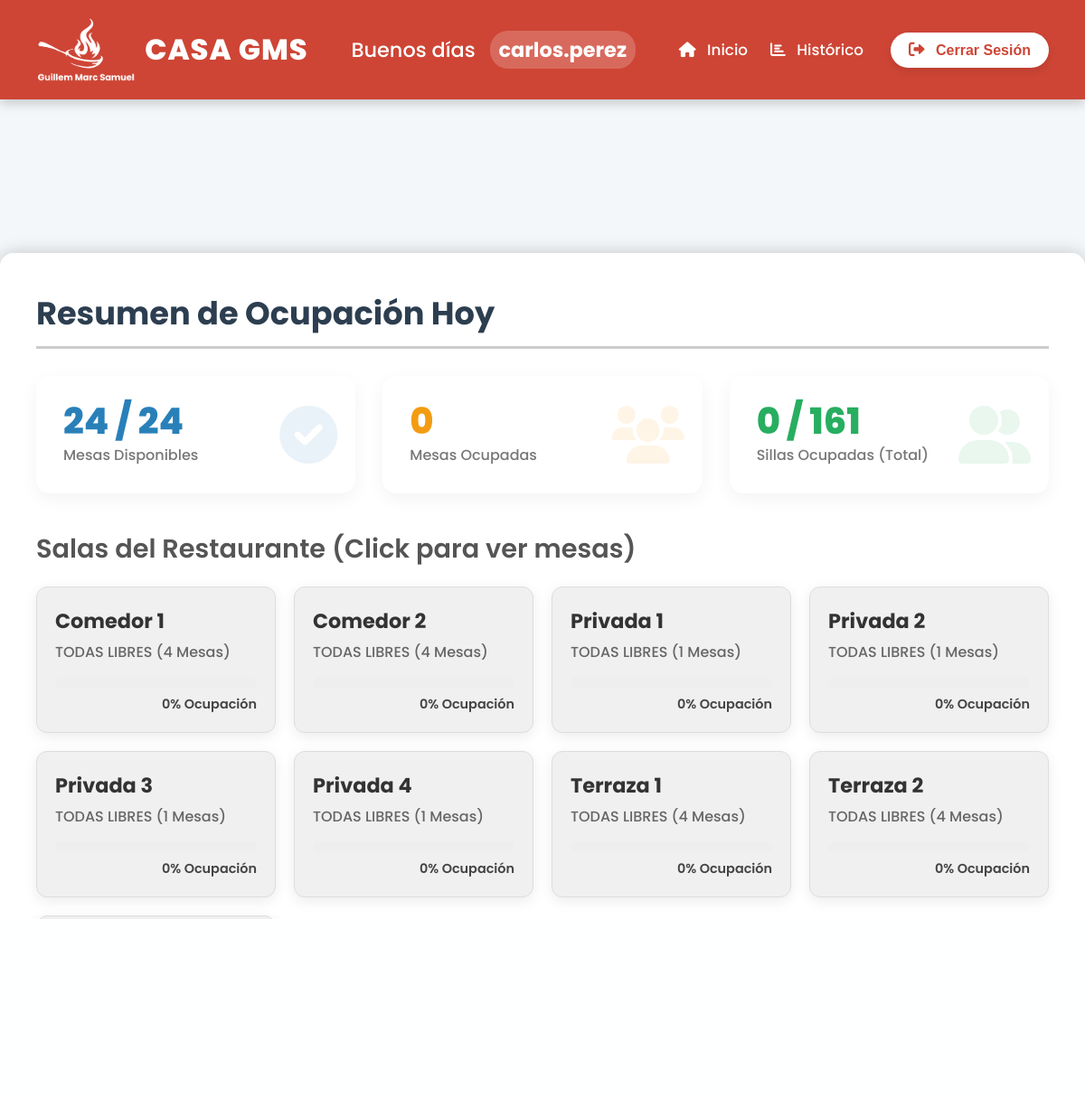
The app's page /PHP/PUBLIC/index.php (signed in) with its own data.
### tables this page shows
CREATE TABLE IF NOT EXISTS salas (
    id INT AUTO_INCREMENT PRIMARY KEY,
    nombre VARCHAR(100) NOT NULL,
    num_mesas INT DEFAULT 0
);

### PHP/PUBLIC/index.php (the view, shortened to what this page needs)
<?php
require_once __DIR__ . '/../CONEXION/conexion.php';
if (isset($_SESSION['loginok']) && $_SESSION['loginok'] === true && isset($_SESSION['username'])) {
    $username = htmlspecialchars($_SESSION['username']);
} else {
    header("Location: login.php");
    exit();
}
try {
    $sql = "
        SELECT
            s.id AS id_sala,
            s.nombre AS sala_nombre,
            COUNT(m.id) AS total_mesas,
            SUM(CASE WHEN m.estado = 2 THEN 1 ELSE 0 END) AS mesas_ocupadas
        FROM salas s
        LEFT JOIN mesas m ON s.id = m.id_sala
        GROUP BY s.id
        ORDER BY s.nombre ASC
    ";
    $stmt = $conn->query($sql);
    $salas = $stmt->fetchAll(PDO::FETCH_ASSOC);
    $ocupacion_salas = [];
    $total_mesas = 0;
    $mesas_ocupadas = 0;
    $total_sillas = 0;
    $sillas_ocupadas = 0;
    foreach ($salas as $s) {
        $total_mesas += $s['total_mesas'];
        $mesas_ocupadas += $s['mesas_ocupadas'];
        $ocupacion_pct = $s['total_mesas'] > 0 ? round(($s['mesas_ocupadas'] / $s['total_mesas']) * 100) : 0;
        $querySillas = $conn->prepare("
            SELECT
                SUM(sillas) AS total_sillas,
                SUM(CASE WHEN estado = 2 THEN sillas ELSE 0 END) AS sillas_ocupadas
            FROM mesas WHERE id_sala = :id
        ");
        $querySillas->execute([':id' => $s['id_sala']]);
        $sillas = $querySillas->fetch(PDO::FETCH_ASSOC);
        $total_sillas += intval($sillas['total_sillas']);
        $sillas_ocupadas += intval($sillas['sillas_ocupadas']);
        $ocupacion_salas[] = [
            'sala' => $s['sala_nombre'],
            'file' => strtolower(str_replace(' ', '', $s['sala_nombre'])) . '.php',
            'ocupacion_pct' => $ocupacion_pct,
            'mesas_ocupadas' => $s['mesas_ocupadas'],
            'total_mesas' => $s['total_mesas']
        ];
    }
    $stats = [
        'total_mesas' => $total_mesas,
        'mesas_ocupadas' => $mesas_ocupadas,
        'mesas_libres' => $total_mesas - $mesas_ocupadas,
        'total_sillas' => $total_sillas,
        'sillas_ocupadas' => $sillas_ocupadas,
        'sillas_libres' => $total_sillas - $sillas_ocupadas,
    ];
    usort($ocupacion_salas, fn($a, $b) => $b['ocupacion_pct'] <=> $a['ocupacion_pct']);
} catch (PDOException $e) {
    die("Error al obtener los datos: " . $e->getMessage());
}
$hora = date('H');
if ($hora >= 6 && $hora < 12) {
    $saludo = "Buenos días";
} elseif ($hora >= 12 && $hora < 20) {
    $saludo = "Buenas tardes";
} else {
    $saludo = "Buenas noches";
}
?>
<!DOCTYPE html>
<html lang="es">
<head>
    <link rel="stylesheet" href="https://cdnjs.cloudflare.com/ajax/libs/font-awesome/6.0.0/css/all.min.css">
    <link rel="stylesheet" href="../../css/panel_principal.css">
</head>
<body>
    <nav class="main-header">
        <div class="header-logo">
            <img src="../../img/basic_logo_blanco.png" alt="Logo GMS">
            <div class="logo-text">
                <span class="gms-title">CASA GMS</span>
            </div>
        </div>
        <div class="header-greeting">
            <?= $saludo ?> <span class="username-tag"><?= $username ?></span>
        </div>
        <div class="header-menu">
            <a href="./index.php" class="nav-link">
                <i class="fa-solid fa-house"></i> Inicio
            </a>
            <a href="./historico.php" class="nav-link">
                <i class="fa-solid fa-chart-bar"></i> Histórico
            </a>
        </div>
        <form method="post" action="../PROCEDIMIENTOS/logout.php">
            <button type="submit" class="logout-btn">
                <i class="fa-solid fa-right-from-bracket"></i> Cerrar Sesión
            </button>
        </form>
    </nav>
    <div class="container">
        <h1 class="dashboard-title">Resumen de Ocupación Hoy</h1>
        <div class="stats-grid">
            <div class="stat-card primary">
                <div class="stat-value"><?= $stats['mesas_libres'] ?> / <?= $stats['total_mesas'] ?></div>
                <div class="stat-label">Mesas Disponibles</div>
                <i class="stat-icon fa-solid fa-check-circle"></i>
            </div>
            <div class="stat-card warning">
                <div class="stat-value"><?= $stats['mesas_ocupadas'] ?></div>
                <div class="stat-label">Mesas Ocupadas</div>
                <i class="stat-icon fa-solid fa-users"></i>
            </div>
            <div class="stat-card success">
                <div class="stat-value"><?= $stats['sillas_ocupadas'] ?> / <?= $stats['total_sillas'] ?></div>
                <div class="stat-label">Sillas Ocupadas (Total)</div>
                <i class="stat-icon fa-solid fa-user-group"></i>
            </div>
        </div>
        <h2 class="section-title">Salas del Restaurante (Click para ver mesas)</h2>
        <div class="salas-grid">
            <?php foreach ($ocupacion_salas as $sala): ?>
                <?php
                    $color_class = 'bg-neutral-100';
                ?>
                <a href="./SALAS/<?= htmlspecialchars($sala['file']) ?>" class="sala-card-link">
                    <div class="sala-card <?= $color_class ?>">
                        <h3 class="sala-name"><?= htmlspecialchars($sala['sala']) ?></h3>
                        <div class="sala-occupancy">
                            <?php if ($sala['mesas_ocupadas'] == 0): ?>
                                TODAS LIBRES (<?= $sala['total_mesas'] ?> Mesas)
                            <?php else: ?>
                                <?= $sala['mesas_ocupadas'] ?> / <?= $sala['total_mesas'] ?> Mesas Ocupadas
                            <?php endif; ?>
                        </div>
                        <div class="progress-bar-container">
                        </div>
                        <div class="percentage"><?= $sala['ocupacion_pct'] ?>% Ocupación</div>
                    </div>
                </a>
            <?php endforeach; ?>
        </div>
    </div>
</body>
</html>

### css/panel_principal.css (style rules this page uses)
* { margin: 0; padding: 0; box-sizing: border-box; }
html, body { height: 100%; font-family: 'Poppins', sans-serif; color: #333; background-color: #f4f7f9; background-image: url('../img/fondo_panel_principal.png'); background-size: cover; background-attachment: fixed; background-position: center 50%; }
.main-header { background-color: #ce4535; color: white; display: flex; justify-content: space-between; align-items: center; padding: 20px 40px; box-shadow: 0 4px 12px rgba(0, 0, 0, 0.2); position: relative; z-index: 10; }
.header-logo { display: flex; align-items: center; gap: 10px; }
.header-logo img { height: 70px; }
.logo-text { display: flex; flex-direction: column; line-height: 1.1; }
.gms-title { font-size: 2.0rem; font-weight: 800; letter-spacing: 1px; }
.header-greeting { font-size: 1.4rem; font-weight: 500; flex-grow: 1; text-align: center; }
.username-tag { font-weight: 700; background-color: rgba(255, 255, 255, 0.2); padding: 5px 10px; border-radius: 20px; margin-left: 10px; }
.header-menu { display: flex; gap: 25px; margin-right: 30px; }
.nav-link { color: white; text-decoration: none; font-weight: 500; padding: 10px 0; transition: color 0.2s, opacity 0.2s; font-size: 1.05rem; }
.nav-link i { margin-right: 8px; }
.logout-btn { background-color: white; color: #ce4535; border: none; padding: 10px 20px; border-radius: 25px; font-size: 1rem; font-weight: 600; cursor: pointer; transition: all 0.2s ease; box-shadow: 0 4px 10px rgba(0, 0, 0, 0.1); }
.logout-btn i { margin-right: 8px; font-size: 1.1em; }
.container { padding: 40px; max-width: 1200px; margin: 0 auto; background-color: rgba(255, 255, 255, 0.95); border-radius: 15px; box-shadow: 0 0 20px rgba(0, 0, 0, 0.2); margin-top: 170px; margin-bottom: 30px; }
.dashboard-title { font-size: 2.2rem; font-weight: 700; color: #2c3e50; margin-bottom: 30px; border-bottom: 3px solid #ccc; padding-bottom: 10px; }
.section-title { font-size: 1.8rem; font-weight: 600; color: #555; margin-top: 40px; margin-bottom: 20px; }
.stats-grid { display: grid; grid-template-columns: repeat(auto-fit, minmax(280px, 1fr)); gap: 30px; }
.stat-card { background-color: white; border-radius: 15px; padding: 30px; box-shadow: 0 6px 20px rgba(0, 0, 0, 0.05); position: relative; overflow: hidden; transition: transform 0.3s ease; }
.stat-value { font-size: 2.5rem; font-weight: 800; margin-bottom: 5px; line-height: 1; }
.stat-label { font-size: 1rem; font-weight: 500; color: #777; }
.stat-icon { position: absolute; top: 50%; right: 20px; transform: translateY(-50%); font-size: 4rem; opacity: 0.1; }
.stat-card.primary { color: #2980b9; }
.stat-card.warning { color: #f39c12; }
.stat-card.success { color: #27ae60; }
.salas-grid { display: grid; grid-template-columns: repeat(auto-fit, minmax(250px, 1fr)); gap: 20px; }
.sala-card-link { text-decoration: none; color: inherit; }
.sala-card { padding: 20px; border-radius: 12px; box-shadow: 0 4px 15px rgba(0, 0, 0, 0.08); transition: transform 0.3s ease, box-shadow 0.3s ease; border: 1px solid rgba(0, 0, 0, 0.05); cursor: pointer; height: 100%; background-color: rgba(255, 255, 255, 0.8); }
.bg-neutral-100 { background-color: #f0f0f0; border-color: #ddd; }
.sala-name { font-size: 1.4rem; font-weight: 700; margin-bottom: 5px; color: #333; }
.sala-occupancy { font-size: 1rem; color: #666; margin-bottom: 15px; font-weight: 500; }
.progress-bar-container { background-color: #eee; border-radius: 10px; height: 12px; overflow: hidden; margin-bottom: 8px; }
.percentage { font-size: 0.9rem; font-weight: 600; color: #444; text-align: right; }

### records on screen
salas: nombre "Comedor 1", total_mesas "4", ocupacion_pct "0"
salas: nombre "Comedor 2", total_mesas "4", ocupacion_pct "0"
salas: nombre "Privada 1", total_mesas "1", ocupacion_pct "0"
salas: nombre "Privada 2", total_mesas "1", ocupacion_pct "0"
salas: nombre "Privada 3", total_mesas "1", ocupacion_pct "0"
salas: nombre "Privada 4", total_mesas "1", ocupacion_pct "0"
salas: nombre "Terraza 1", total_mesas "4", ocupacion_pct "0"
salas: nombre "Terraza 2", total_mesas "4", ocupacion_pct "0"

### other values on screen
$saludo "Buenos días"
$username "carlos.perez"
$stats['mesas_libres'] "24"
$stats['total_mesas'] "24"
$stats['mesas_ocupadas'] "0"
$stats['sillas_ocupadas'] "0"
$stats['total_sillas'] "161"
